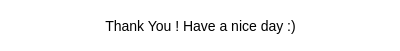
<?xml version="1.0" encoding="UTF-8"?>
<ui version="4.0">
 <class>Receipt</class>
 <widget class="QWidget" name="Receipt">
  <property name="geometry">
   <rect>
    <x>0</x>
    <y>0</y>
    <width>400</width>
    <height>51</height>
   </rect>
  </property>
  <property name="windowTitle">
   <string>Form</string>
  </property>
  <property name="styleSheet">
   <string notr="true">QWidget#headerTitle {
background-color: white;
}
QWidget#headerDateTime {
background-color: white;
}
QWidget#footerTotal {
background-color: white;
}
QWidget#footerCustomerService {
background-color: white;
}
QWidget#footerPhone {
background-color: white;
}
QWidget#body {
background-color: white;
}
QWidget#top {
background: url(:/res/receipt_top.png);
background-color: transparent;
}
QWidget#bottom {
background: url(:/res/receipt_bottom.png);
background-color: transparent;
}
QWidget#restaurantName {
font-size: 16px;
color: black;
}
QWidget#GrandTotalHeaderLabel {
font-size: 22px;
color: black;
}
QWidget#grandTotalHeader {
background-color:white
}
QWidget#GrandTotalFooterLabel {
font-size: 16px;
color: black;
}
QWidget#GrandTotalFooterLabel_2 {
font-size: 16px;
color: black;
}
QWidget#GrandTotalThanksLabel {
font-size: 14px;
color: black;
}
QWidget#grandTotalThanks {
background-color:white
}
QWidget#grandTotalFooter {
background-color: white;
}
QWidget#time {
font-size: 12px;
color: black;
}

QWidget#date {
font-size: 12px;
color: black;
}
QWidget#customerServiceLabel {
font-size: 14px;
color: black;
}
QWidget#customerServiceLabel_2 {
font-size: 10px;
color: black;
}
QWidget#total {
font-size: 12px;
color: black;
}
QWidget#totalLabel {
font-size: 12px;
color: black;
}
QWidget#customerServiceLabel {
font-weight:500;
color:black;
}
QWidget#qty {
font-size: 12px;
color: black;
}
QWidget#item {
font-size: 12px;
color: black;
}
QWidget#price {
font-size: 12px;
color: black;
}
QWidget#qty_2 {
font-size: 12px;
color: black;
}
QWidget#item_2 {
font-size: 12px;
color: black;
}
QWidget#price_2 {
font-size: 12px;
color: black;
}
QWidget#bodyHeader  {
background-color: white;
}</string>
  </property>
  <widget class="QStackedWidget" name="receiptStack">
   <property name="geometry">
    <rect>
     <x>0</x>
     <y>0</y>
     <width>401</width>
     <height>51</height>
    </rect>
   </property>
   <property name="styleSheet">
    <string notr="true"/>
   </property>
   <property name="currentIndex">
    <number>2</number>
   </property>
   <widget class="QWidget" name="grandTotalHeader">
    <widget class="QWidget" name="horizontalLayoutWidget_5">
     <property name="geometry">
      <rect>
       <x>29</x>
       <y>10</y>
       <width>341</width>
       <height>31</height>
      </rect>
     </property>
     <layout class="QHBoxLayout" name="horizontalLayout_5">
      <item>
       <widget class="QLabel" name="GrandTotalHeaderLabel">
        <property name="text">
         <string>Grand Total</string>
        </property>
        <property name="alignment">
         <set>Qt::AlignCenter</set>
        </property>
       </widget>
      </item>
     </layout>
    </widget>
   </widget>
   <widget class="QWidget" name="grandTotalFooter">
    <widget class="QWidget" name="gridLayoutWidget_4">
     <property name="geometry">
      <rect>
       <x>20</x>
       <y>10</y>
       <width>361</width>
       <height>31</height>
      </rect>
     </property>
     <layout class="QGridLayout" name="gridLayout_6">
      <item row="0" column="2">
       <widget class="QLabel" name="GrandTotalFooterLabel_2">
        <property name="text">
         <string>$00.00</string>
        </property>
       </widget>
      </item>
      <item row="0" column="0">
       <spacer name="horizontalSpacer_3">
        <property name="orientation">
         <enum>Qt::Horizontal</enum>
        </property>
        <property name="sizeHint" stdset="0">
         <size>
          <width>40</width>
          <height>20</height>
         </size>
        </property>
       </spacer>
      </item>
      <item row="0" column="1">
       <widget class="QLabel" name="GrandTotalFooterLabel">
        <property name="text">
         <string>Grand Total</string>
        </property>
       </widget>
      </item>
     </layout>
    </widget>
   </widget>
   <widget class="QWidget" name="grandTotalThanks">
    <widget class="QWidget" name="horizontalLayoutWidget_6">
     <property name="geometry">
      <rect>
       <x>5</x>
       <y>10</y>
       <width>391</width>
       <height>31</height>
      </rect>
     </property>
     <layout class="QHBoxLayout" name="horizontalLayout_6">
      <item>
       <widget class="QLabel" name="GrandTotalThanksLabel">
        <property name="text">
         <string>Thank You ! Have a nice day :)</string>
        </property>
        <property name="alignment">
         <set>Qt::AlignCenter</set>
        </property>
       </widget>
      </item>
     </layout>
    </widget>
   </widget>
   <widget class="QWidget" name="headerTitle">
    <widget class="QWidget" name="gridLayoutWidget">
     <property name="geometry">
      <rect>
       <x>40</x>
       <y>10</y>
       <width>321</width>
       <height>31</height>
      </rect>
     </property>
     <layout class="QGridLayout" name="gridLayout">
      <item row="0" column="0">
       <widget class="QLabel" name="restaurantName">
        <property name="text">
         <string>TextLabel</string>
        </property>
        <property name="alignment">
         <set>Qt::AlignCenter</set>
        </property>
       </widget>
      </item>
     </layout>
    </widget>
   </widget>
   <widget class="QWidget" name="headerDateTime">
    <widget class="QWidget" name="gridLayoutWidget_2">
     <property name="geometry">
      <rect>
       <x>20</x>
       <y>10</y>
       <width>361</width>
       <height>31</height>
      </rect>
     </property>
     <layout class="QGridLayout" name="gridLayout_2">
      <item row="0" column="0">
       <widget class="QLabel" name="date">
        <property name="text">
         <string>Date</string>
        </property>
       </widget>
      </item>
      <item row="0" column="1">
       <spacer name="horizontalSpacer">
        <property name="orientation">
         <enum>Qt::Horizontal</enum>
        </property>
        <property name="sizeType">
         <enum>QSizePolicy::Fixed</enum>
        </property>
        <property name="sizeHint" stdset="0">
         <size>
          <width>40</width>
          <height>20</height>
         </size>
        </property>
       </spacer>
      </item>
      <item row="0" column="2">
       <widget class="QLabel" name="time">
        <property name="text">
         <string>Time</string>
        </property>
        <property name="alignment">
         <set>Qt::AlignRight|Qt::AlignTrailing|Qt::AlignVCenter</set>
        </property>
       </widget>
      </item>
     </layout>
    </widget>
   </widget>
   <widget class="QWidget" name="bodyHeader">
    <widget class="QWidget" name="horizontalLayoutWidget_4">
     <property name="geometry">
      <rect>
       <x>10</x>
       <y>10</y>
       <width>371</width>
       <height>31</height>
      </rect>
     </property>
     <layout class="QHBoxLayout" name="horizontalLayout_4">
      <item>
       <layout class="QGridLayout" name="gridLayout_5">
        <item row="0" column="1">
         <widget class="QLabel" name="qty_2">
          <property name="sizePolicy">
           <sizepolicy hsizetype="Fixed" vsizetype="Preferred">
            <horstretch>0</horstretch>
            <verstretch>0</verstretch>
           </sizepolicy>
          </property>
          <property name="text">
           <string>Qty </string>
          </property>
         </widget>
        </item>
        <item row="0" column="4">
         <widget class="QLabel" name="price_2">
          <property name="sizePolicy">
           <sizepolicy hsizetype="Fixed" vsizetype="Preferred">
            <horstretch>0</horstretch>
            <verstretch>0</verstretch>
           </sizepolicy>
          </property>
          <property name="text">
           <string>Price</string>
          </property>
          <property name="alignment">
           <set>Qt::AlignRight|Qt::AlignTrailing|Qt::AlignVCenter</set>
          </property>
         </widget>
        </item>
        <item row="0" column="2">
         <widget class="QLabel" name="item_2">
          <property name="sizePolicy">
           <sizepolicy hsizetype="Preferred" vsizetype="Preferred">
            <horstretch>0</horstretch>
            <verstretch>0</verstretch>
           </sizepolicy>
          </property>
          <property name="text">
           <string>Item                                        </string>
          </property>
          <property name="wordWrap">
           <bool>true</bool>
          </property>
         </widget>
        </item>
       </layout>
      </item>
     </layout>
    </widget>
   </widget>
   <widget class="QWidget" name="body">
    <widget class="QWidget" name="horizontalLayoutWidget">
     <property name="geometry">
      <rect>
       <x>20</x>
       <y>10</y>
       <width>361</width>
       <height>31</height>
      </rect>
     </property>
     <layout class="QHBoxLayout" name="horizontalLayout">
      <item>
       <layout class="QGridLayout" name="gridLayout_4">
        <item row="0" column="1">
         <widget class="QLabel" name="item">
          <property name="sizePolicy">
           <sizepolicy hsizetype="Preferred" vsizetype="Preferred">
            <horstretch>0</horstretch>
            <verstretch>0</verstretch>
           </sizepolicy>
          </property>
          <property name="text">
           <string>item</string>
          </property>
          <property name="wordWrap">
           <bool>true</bool>
          </property>
         </widget>
        </item>
        <item row="0" column="0">
         <widget class="QLabel" name="qty">
          <property name="sizePolicy">
           <sizepolicy hsizetype="Fixed" vsizetype="Preferred">
            <horstretch>0</horstretch>
            <verstretch>0</verstretch>
           </sizepolicy>
          </property>
          <property name="text">
           <string>qty</string>
          </property>
         </widget>
        </item>
        <item row="0" column="2">
         <widget class="QLabel" name="price">
          <property name="sizePolicy">
           <sizepolicy hsizetype="Preferred" vsizetype="Preferred">
            <horstretch>0</horstretch>
            <verstretch>0</verstretch>
           </sizepolicy>
          </property>
          <property name="text">
           <string>price</string>
          </property>
          <property name="alignment">
           <set>Qt::AlignRight|Qt::AlignTrailing|Qt::AlignVCenter</set>
          </property>
         </widget>
        </item>
       </layout>
      </item>
     </layout>
    </widget>
   </widget>
   <widget class="QWidget" name="footerTotal">
    <widget class="QWidget" name="gridLayoutWidget_3">
     <property name="geometry">
      <rect>
       <x>20</x>
       <y>10</y>
       <width>361</width>
       <height>31</height>
      </rect>
     </property>
     <layout class="QGridLayout" name="gridLayout_3">
      <item row="0" column="2">
       <widget class="QLabel" name="total">
        <property name="text">
         <string>$00.00</string>
        </property>
       </widget>
      </item>
      <item row="0" column="0">
       <spacer name="horizontalSpacer_2">
        <property name="orientation">
         <enum>Qt::Horizontal</enum>
        </property>
        <property name="sizeHint" stdset="0">
         <size>
          <width>40</width>
          <height>20</height>
         </size>
        </property>
       </spacer>
      </item>
      <item row="0" column="1">
       <widget class="QLabel" name="totalLabel">
        <property name="text">
         <string>Total: </string>
        </property>
       </widget>
      </item>
     </layout>
    </widget>
   </widget>
   <widget class="QWidget" name="footerCustomerService">
    <widget class="QWidget" name="horizontalLayoutWidget_3">
     <property name="geometry">
      <rect>
       <x>39</x>
       <y>10</y>
       <width>311</width>
       <height>31</height>
      </rect>
     </property>
     <layout class="QHBoxLayout" name="horizontalLayout_3">
      <item>
       <widget class="QLabel" name="customerServiceLabel">
        <property name="text">
         <string>How was your visit?</string>
        </property>
        <property name="alignment">
         <set>Qt::AlignCenter</set>
        </property>
       </widget>
      </item>
     </layout>
    </widget>
   </widget>
   <widget class="QWidget" name="footerPhone">
    <widget class="QWidget" name="horizontalLayoutWidget_2">
     <property name="geometry">
      <rect>
       <x>39</x>
       <y>10</y>
       <width>311</width>
       <height>31</height>
      </rect>
     </property>
     <layout class="QHBoxLayout" name="horizontalLayout_2">
      <item>
       <widget class="QLabel" name="customerServiceLabel_2">
        <property name="text">
         <string>Call us at  1-FASTFOOOOD</string>
        </property>
        <property name="alignment">
         <set>Qt::AlignCenter</set>
        </property>
       </widget>
      </item>
     </layout>
    </widget>
   </widget>
   <widget class="QWidget" name="top"/>
   <widget class="QWidget" name="bottom"/>
  </widget>
 </widget>
 <resources/>
 <connections/>
</ui>
